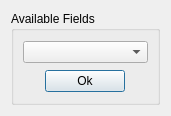
<ui version="4.0" >
 <class>EgtKeySelectionDialog</class>
 <widget class="QDialog" name="EgtKeySelectionDialog" >
  <property name="geometry" >
   <rect>
    <x>0</x>
    <y>0</y>
    <width>171</width>
    <height>116</height>
   </rect>
  </property>
  <property name="windowTitle" >
   <string>Available fields</string>
  </property>
  <layout class="QGridLayout" >
   <item row="0" column="0" >
    <widget class="QGroupBox" name="groupBox" >
     <property name="title" >
      <string>Available Fields</string>
     </property>
     <layout class="QGridLayout" >
      <item row="0" column="0" colspan="3" >
       <widget class="QComboBox" name="cbFields" />
      </item>
      <item row="1" column="0" >
       <spacer>
        <property name="orientation" >
         <enum>Qt::Horizontal</enum>
        </property>
        <property name="sizeHint" stdset="0" >
         <size>
          <width>21</width>
          <height>20</height>
         </size>
        </property>
       </spacer>
      </item>
      <item row="1" column="1" >
       <widget class="QPushButton" name="pbtnOk" >
        <property name="maximumSize" >
         <size>
          <width>80</width>
          <height>16777215</height>
         </size>
        </property>
        <property name="text" >
         <string>Ok</string>
        </property>
       </widget>
      </item>
      <item row="1" column="2" >
       <spacer>
        <property name="orientation" >
         <enum>Qt::Horizontal</enum>
        </property>
        <property name="sizeHint" stdset="0" >
         <size>
          <width>21</width>
          <height>20</height>
         </size>
        </property>
       </spacer>
      </item>
     </layout>
    </widget>
   </item>
  </layout>
 </widget>
 <resources/>
 <connections/>
</ui>
